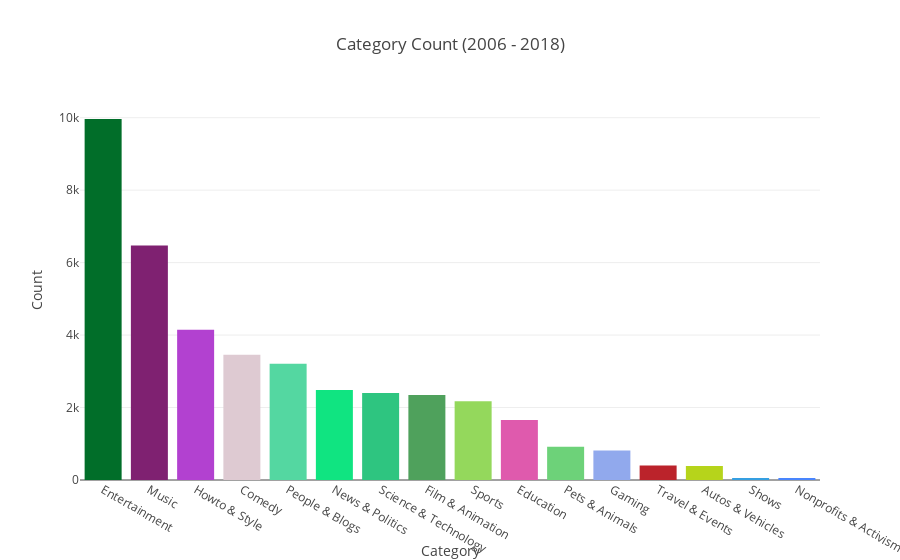

Here is the notebook cell this chart was saved with:
### Code cell
# PLot bar chart for all years.
x = category_counts.index
y = category_counts
name = 'Category Bar'
colors = cat_colors
title = 'Category Count (2006 - 2018)'
x_title = 'Category'
y_title = 'Count'
filename = 'category_bar'
plotly_bar(x, y, name, title, x_title, y_title, filename, colors=colors)

### Figure 1 — Plotly figure (JSON) as saved in the notebook; plotly's stock layout.template omitted (floating-point values rounded to 4 significant figures)
{"data": [{"marker": {"color": ["#016e29", "#7f2171", "#b241d0", "#decad2", "#54d7a1", "#10e481", "#2ec580", "#4fa15c", "#94d85c", "#df5aad", "#6dd279", "#91a9ed", "#bb232b", "#b6d41b", "#359fe1", "#4985fd"]}, "name": "Category Bar", "type": "bar", "uid": "e243136d-fd5f-4f80-a1a8-a13b61985b85", "x": ["Entertainment", "Music", "Howto & Style", "Comedy", "People & Blogs", "News & Politics", "Science & Technology", "Film & Animation", "Sports", "Education", "Pets & Animals", "Gaming", "Travel & Events", "Autos & Vehicles", "Shows", "Nonprofits & Activism"], "y": [9964, 6472, 4146, 3457, 3210, 2487, 2401, 2345, 2174, 1656, 920, 817, 402, 384, 57, 57]}], "layout": {"title": {"text": "Category Count (2006 - 2018)"}, "xaxis": {"title": {"text": "Category"}}, "yaxis": {"title": {"text": "Count"}}}}
